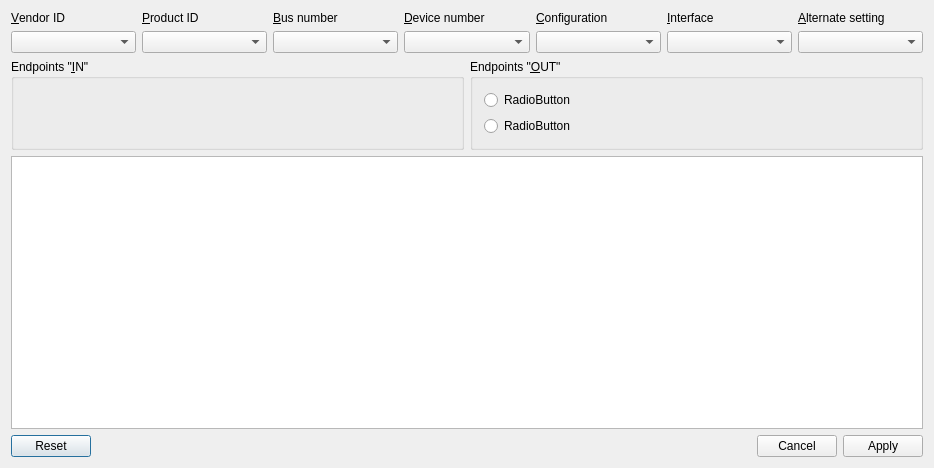
<?xml version="1.0" encoding="UTF-8"?>
<ui version="4.0">
 <class>Dialog</class>
 <widget class="QDialog" name="Dialog">
  <property name="geometry">
   <rect>
    <x>0</x>
    <y>0</y>
    <width>934</width>
    <height>468</height>
   </rect>
  </property>
  <property name="windowTitle">
   <string>Dialog</string>
  </property>
  <layout class="QVBoxLayout" name="verticalLayout_3">
   <item>
    <layout class="QGridLayout" name="inputLayout">
     <item row="1" column="1">
      <widget class="QLabel" name="productLabel">
       <property name="text">
        <string>&amp;Product ID</string>
       </property>
       <property name="buddy">
        <cstring>productId</cstring>
       </property>
      </widget>
     </item>
     <item row="4" column="1">
      <widget class="QComboBox" name="productId"/>
     </item>
     <item row="4" column="4">
      <widget class="QComboBox" name="configurationNumber"/>
     </item>
     <item row="1" column="2">
      <widget class="QLabel" name="busLabel">
       <property name="text">
        <string>&amp;Bus number</string>
       </property>
       <property name="buddy">
        <cstring>busNumber</cstring>
       </property>
      </widget>
     </item>
     <item row="4" column="3">
      <widget class="QComboBox" name="deviceNumber"/>
     </item>
     <item row="1" column="3">
      <widget class="QLabel" name="deviceLabel">
       <property name="text">
        <string>&amp;Device number</string>
       </property>
       <property name="buddy">
        <cstring>deviceNumber</cstring>
       </property>
      </widget>
     </item>
     <item row="4" column="2">
      <widget class="QComboBox" name="busNumber"/>
     </item>
     <item row="4" column="0">
      <widget class="QComboBox" name="vendorId"/>
     </item>
     <item row="1" column="0">
      <widget class="QLabel" name="vendorLabel">
       <property name="text">
        <string>&amp;Vendor ID</string>
       </property>
       <property name="buddy">
        <cstring>vendorId</cstring>
       </property>
      </widget>
     </item>
     <item row="1" column="4">
      <widget class="QLabel" name="configurationLabel">
       <property name="text">
        <string>&amp;Configuration</string>
       </property>
       <property name="buddy">
        <cstring>configurationNumber</cstring>
       </property>
      </widget>
     </item>
     <item row="1" column="5">
      <widget class="QLabel" name="interfaceLabel">
       <property name="text">
        <string>&amp;Interface</string>
       </property>
       <property name="buddy">
        <cstring>interfaceNumber</cstring>
       </property>
      </widget>
     </item>
     <item row="4" column="5">
      <widget class="QComboBox" name="interfaceNumber"/>
     </item>
     <item row="1" column="6">
      <widget class="QLabel" name="altsettingLabel">
       <property name="text">
        <string>&amp;Alternate setting</string>
       </property>
       <property name="buddy">
        <cstring>altSetting</cstring>
       </property>
      </widget>
     </item>
     <item row="4" column="6">
      <widget class="QComboBox" name="altSetting"/>
     </item>
    </layout>
   </item>
   <item>
    <layout class="QHBoxLayout" name="horizontalLayout_2">
     <item>
      <widget class="QGroupBox" name="endpointIn">
       <property name="title">
        <string>Endpoints &quot;&amp;IN&quot;</string>
       </property>
       <layout class="QVBoxLayout" name="verticalLayout_4">
        <item>
         <layout class="QVBoxLayout" name="inLayout"/>
        </item>
       </layout>
      </widget>
     </item>
     <item>
      <widget class="QGroupBox" name="endpointOut">
       <property name="title">
        <string>Endpoints &quot;&amp;OUT&quot;</string>
       </property>
       <layout class="QHBoxLayout" name="horizontalLayout">
        <item>
         <layout class="QVBoxLayout" name="outLayout">
          <item>
           <widget class="QRadioButton" name="radioButton">
            <property name="text">
             <string>RadioButton</string>
            </property>
           </widget>
          </item>
          <item>
           <widget class="QRadioButton" name="radioButton_2">
            <property name="text">
             <string>RadioButton</string>
            </property>
           </widget>
          </item>
         </layout>
        </item>
       </layout>
      </widget>
     </item>
    </layout>
   </item>
   <item>
    <widget class="QTreeWidget" name="descriptionTree">
     <property name="uniformRowHeights">
      <bool>true</bool>
     </property>
     <attribute name="headerVisible">
      <bool>false</bool>
     </attribute>
     <column>
      <property name="text">
       <string notr="true">1</string>
      </property>
     </column>
    </widget>
   </item>
   <item>
    <widget class="QDialogButtonBox" name="buttonBox">
     <property name="standardButtons">
      <set>QDialogButtonBox::Apply|QDialogButtonBox::Cancel|QDialogButtonBox::Reset</set>
     </property>
    </widget>
   </item>
  </layout>
 </widget>
 <layoutdefault spacing="6" margin="11"/>
 <resources/>
 <connections>
  <connection>
   <sender>buttonBox</sender>
   <signal>rejected()</signal>
   <receiver>Dialog</receiver>
   <slot>reject()</slot>
   <hints>
    <hint type="sourcelabel">
     <x>653</x>
     <y>443</y>
    </hint>
    <hint type="destinationlabel">
     <x>591</x>
     <y>465</y>
    </hint>
   </hints>
  </connection>
 </connections>
</ui>
